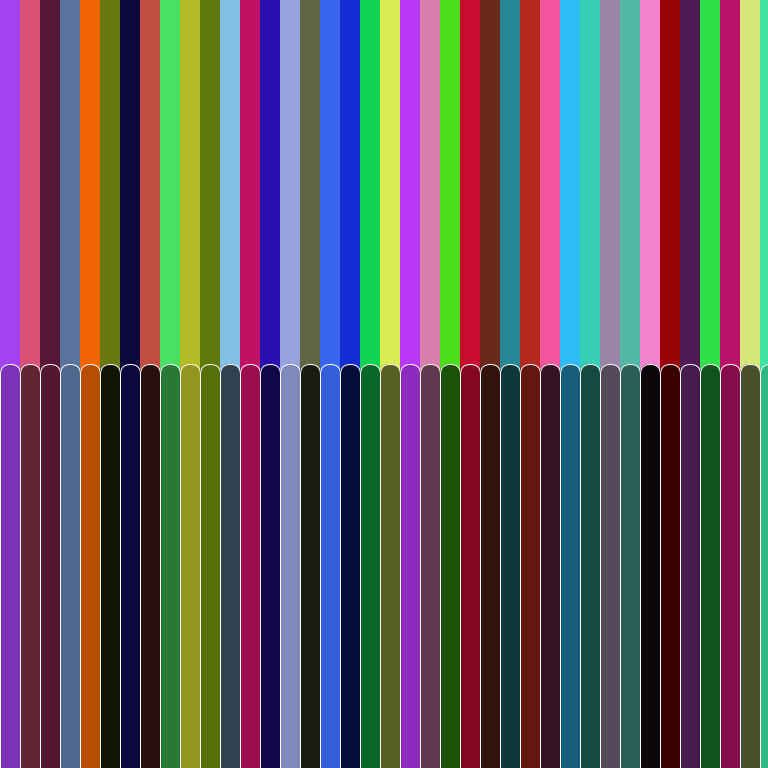
Frame 1 (no input)
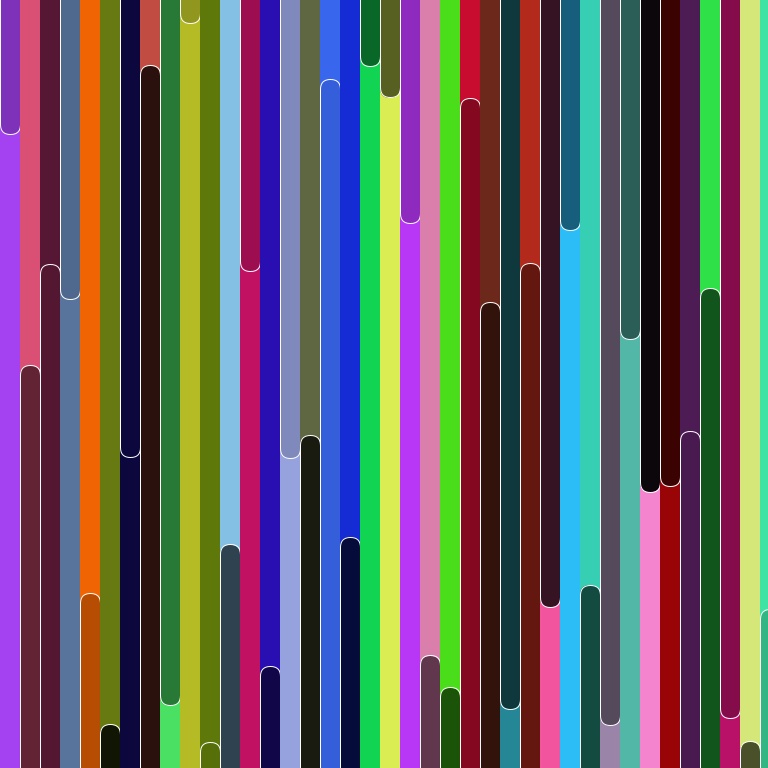
Frame 60 (the mouse pressed at the canvas centre just before this capture)
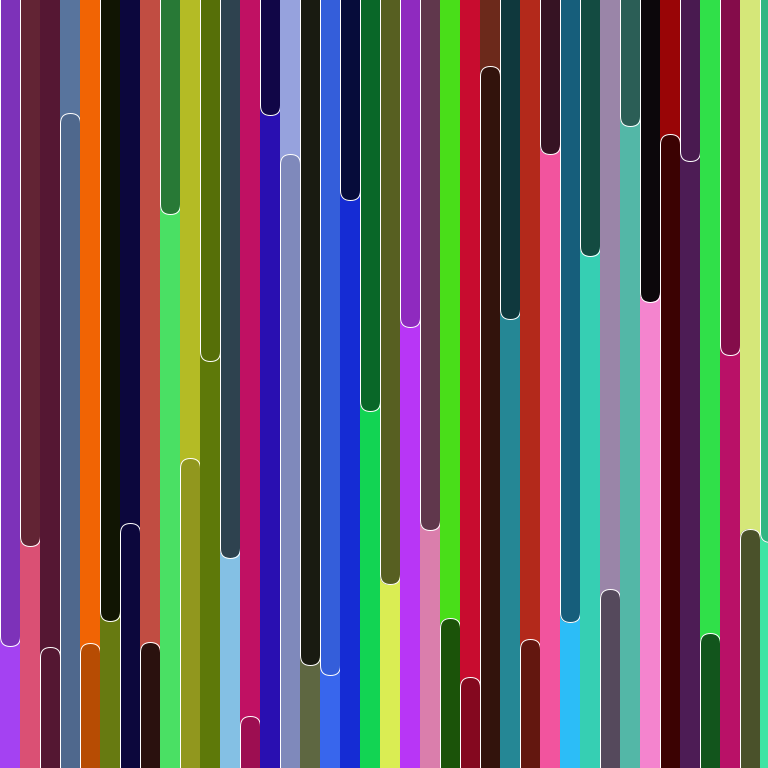
Frame 120 (the mouse held since frame 60 and released just before this capture)

The Processing sketch that drew these frames (run headless with seeded random() and noise(); from frame 60 on, the mouse is pressed at the canvas centre):

// Processing sketch: metro
// ── metro.pde
float x, y, wide, count;
ArrayList<Bar> bar_list = new ArrayList<Bar>();

void setup() {
  size(768, 768);
  background(255);
  smooth(8);
  
  x = 0;
  y = 0;
  wide = 20;
  count = width / wide + 1;
    
  for(int i = 0; i < count; i++) {
    bar_list.add(new Bar(x , y, wide));
    x += wide;
  }
}

void draw() {
  for(int i = 0; i < bar_list.size(); i++) {
    Bar bar = bar_list.get(i);
    bar.display();
    bar.update();
  }
  delay(100);
}

class Bar {
  float x, y, y2, wide, r, g, b, a, yOff;
  
  Bar(float _x, float _y, float _wide) {
    x = _x;
    y = _y;
    wide = _wide;
    r = random(255);
    g = random(255);
    b = random(255);
    a = random(255);
    y2 = _y + (height / 2);
    yOff = height;
  }
  
  void display() {
    fill(r, g, b);
    noStroke();
    rect(x, y - wide, wide, height + wide * 2, wide);
    fill(0, 0, 0, a);
    stroke(255);
    rect(x, y2 - wide, wide, height + wide * 2 / 4, wide);
  }
  
  void update() {
    y2 = random(-yOff, yOff);
  }

}
